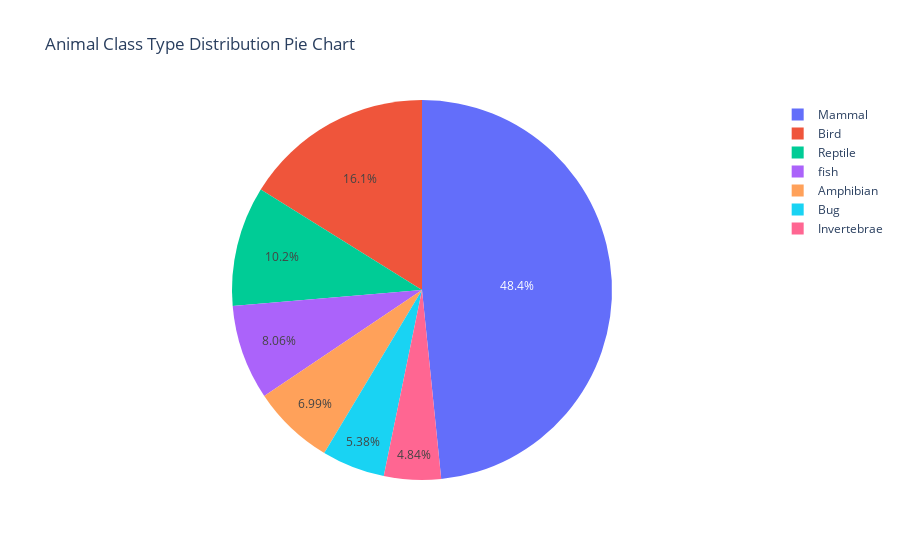

Write notebook code for a chart like this one.
### Code cell
import plotly.express as px
labels = ["Mammal","Bird","Reptile","fish","Amphibian","Bug","Invertebrae"]
values = train_df['class_type'].value_counts().tolist()

px.pie(train_df, values=values, names=labels, title="Animal Class Type Distribution Pie Chart")

### Figure 1 — Plotly figure (JSON) as saved in the notebook; plotly's stock layout.template omitted (floating-point values rounded to 4 significant figures)
{"data": [{"domain": {"x": [0, 1], "y": [0, 1]}, "hovertemplate": "label=%{label}<br>value=%{value}<extra></extra>", "labels": ["Mammal", "Bird", "Reptile", "fish", "Amphibian", "Bug", "Invertebrae"], "legendgroup": "", "name": "", "showlegend": true, "type": "pie", "values": [90, 30, 19, 15, 13, 10, 9]}], "layout": {"legend": {"tracegroupgap": 0}, "title": {"text": "Animal Class Type Distribution Pie Chart"}}}
